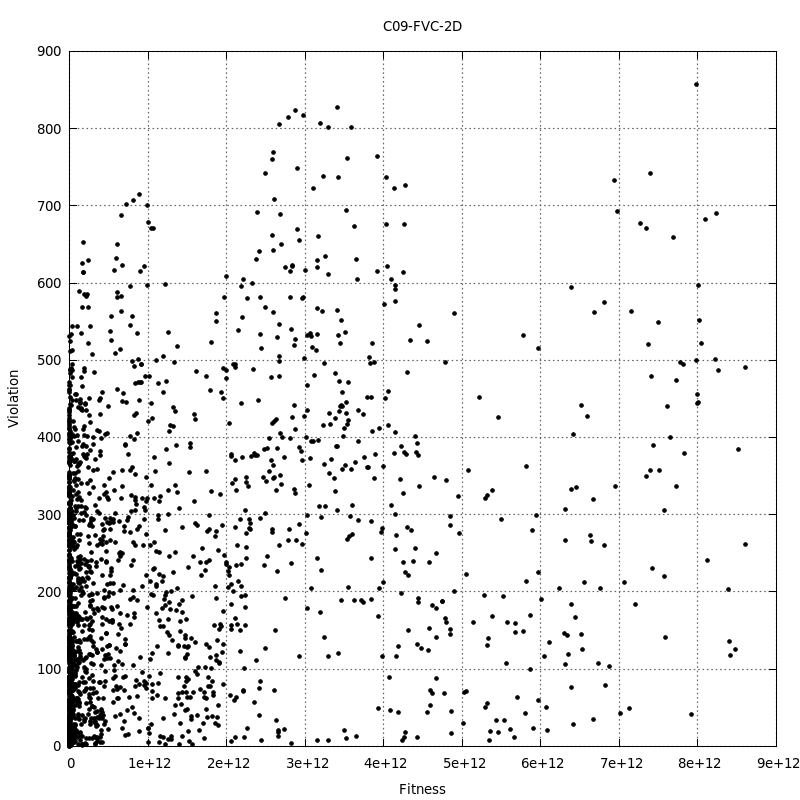

Write the gnuplot code that produced this figure.
set terminal pngcairo size 800,800 enhanced font 'Verdana,10'
set output "2DFVC.png"
set title "C09-FVC-2D"
#
set xlabel "Fitness"
set ylabel "Violation"
set grid ytics lt 0 lw 2 lc rgb "#666666"
set grid xtics lt 0 lw 2 lc rgb "#666666"
#
plot "data/2DFVC.dat" using 1:2 title '' pt 7 ps 0.6 lt 0
